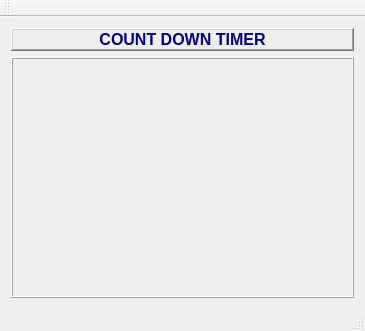
<?xml version="1.0" encoding="UTF-8"?>
<ui version="4.0">
 <class>MainWindow</class>
 <widget class="QMainWindow" name="MainWindow">
  <property name="geometry">
   <rect>
    <x>0</x>
    <y>0</y>
    <width>365</width>
    <height>331</height>
   </rect>
  </property>
  <property name="windowTitle">
   <string>MainWindow</string>
  </property>
  <widget class="QWidget" name="centralWidget">
   <layout class="QGridLayout" name="gridLayout">
    <item row="1" column="0">
     <widget class="QLabel" name="label">
      <property name="palette">
       <palette>
        <active>
         <colorrole role="WindowText">
          <brush brushstyle="SolidPattern">
           <color alpha="255">
            <red>170</red>
            <green>0</green>
            <blue>0</blue>
           </color>
          </brush>
         </colorrole>
        </active>
        <inactive>
         <colorrole role="WindowText">
          <brush brushstyle="SolidPattern">
           <color alpha="255">
            <red>170</red>
            <green>0</green>
            <blue>0</blue>
           </color>
          </brush>
         </colorrole>
        </inactive>
        <disabled>
         <colorrole role="WindowText">
          <brush brushstyle="SolidPattern">
           <color alpha="255">
            <red>120</red>
            <green>120</green>
            <blue>120</blue>
           </color>
          </brush>
         </colorrole>
        </disabled>
       </palette>
      </property>
      <property name="font">
       <font>
        <pointsize>30</pointsize>
        <weight>75</weight>
        <bold>true</bold>
       </font>
      </property>
      <property name="frameShape">
       <enum>QFrame::Box</enum>
      </property>
      <property name="frameShadow">
       <enum>QFrame::Raised</enum>
      </property>
      <property name="text">
       <string/>
      </property>
      <property name="alignment">
       <set>Qt::AlignCenter</set>
      </property>
     </widget>
    </item>
    <item row="0" column="0">
     <widget class="QLabel" name="label_2">
      <property name="sizePolicy">
       <sizepolicy hsizetype="Preferred" vsizetype="Fixed">
        <horstretch>0</horstretch>
        <verstretch>0</verstretch>
       </sizepolicy>
      </property>
      <property name="palette">
       <palette>
        <active>
         <colorrole role="WindowText">
          <brush brushstyle="SolidPattern">
           <color alpha="255">
            <red>0</red>
            <green>0</green>
            <blue>127</blue>
           </color>
          </brush>
         </colorrole>
        </active>
        <inactive>
         <colorrole role="WindowText">
          <brush brushstyle="SolidPattern">
           <color alpha="255">
            <red>0</red>
            <green>0</green>
            <blue>127</blue>
           </color>
          </brush>
         </colorrole>
        </inactive>
        <disabled>
         <colorrole role="WindowText">
          <brush brushstyle="SolidPattern">
           <color alpha="255">
            <red>120</red>
            <green>120</green>
            <blue>120</blue>
           </color>
          </brush>
         </colorrole>
        </disabled>
       </palette>
      </property>
      <property name="font">
       <font>
        <pointsize>12</pointsize>
        <weight>75</weight>
        <bold>true</bold>
       </font>
      </property>
      <property name="frameShape">
       <enum>QFrame::WinPanel</enum>
      </property>
      <property name="frameShadow">
       <enum>QFrame::Raised</enum>
      </property>
      <property name="text">
       <string>COUNT DOWN TIMER</string>
      </property>
      <property name="alignment">
       <set>Qt::AlignCenter</set>
      </property>
     </widget>
    </item>
   </layout>
  </widget>
  <widget class="QMenuBar" name="menuBar">
   <property name="geometry">
    <rect>
     <x>0</x>
     <y>0</y>
     <width>365</width>
     <height>21</height>
    </rect>
   </property>
  </widget>
  <widget class="QToolBar" name="mainToolBar">
   <attribute name="toolBarArea">
    <enum>TopToolBarArea</enum>
   </attribute>
   <attribute name="toolBarBreak">
    <bool>false</bool>
   </attribute>
  </widget>
  <widget class="QStatusBar" name="statusBar"/>
 </widget>
 <layoutdefault spacing="6" margin="11"/>
 <resources/>
 <connections/>
</ui>
